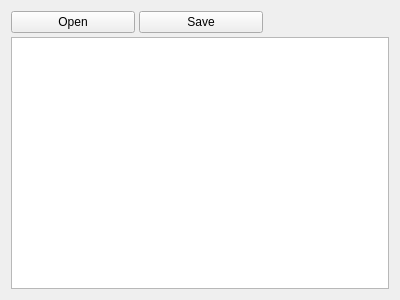
<ui version="4.0" >
 <class>TextEditW</class>
 <widget class="QWidget" name="TextEditW" >
  <property name="geometry" >
   <rect>
    <x>0</x>
    <y>0</y>
    <width>400</width>
    <height>300</height>
   </rect>
  </property>
  <property name="windowTitle" >
   <string>Form</string>
  </property>
  <layout class="QGridLayout" >
   <item row="0" column="0" >
    <layout class="QVBoxLayout" >
     <property name="spacing" >
      <number>4</number>
     </property>
     <item>
      <layout class="QHBoxLayout" >
       <property name="spacing" >
        <number>4</number>
       </property>
       <item>
        <widget class="QPushButton" name="openButton" >
         <property name="minimumSize" >
          <size>
           <width>124</width>
           <height>0</height>
          </size>
         </property>
         <property name="maximumSize" >
          <size>
           <width>124</width>
           <height>24</height>
          </size>
         </property>
         <property name="baseSize" >
          <size>
           <width>128</width>
           <height>24</height>
          </size>
         </property>
         <property name="toolTip" >
          <string/>
         </property>
         <property name="text" >
          <string>Open</string>
         </property>
         <property name="icon" >
          <iconset resource="application.qrc" >:/cr32-action-fileopen.png</iconset>
         </property>
        </widget>
       </item>
       <item>
        <widget class="QPushButton" name="saveButton" >
         <property name="minimumSize" >
          <size>
           <width>124</width>
           <height>0</height>
          </size>
         </property>
         <property name="maximumSize" >
          <size>
           <width>128</width>
           <height>24</height>
          </size>
         </property>
         <property name="baseSize" >
          <size>
           <width>128</width>
           <height>24</height>
          </size>
         </property>
         <property name="toolTip" >
          <string/>
         </property>
         <property name="text" >
          <string>Save</string>
         </property>
         <property name="icon" >
          <iconset resource="application.qrc" >:/cr32-action-filesave.png</iconset>
         </property>
        </widget>
       </item>
       <item>
        <spacer>
         <property name="orientation" >
          <enum>Qt::Horizontal</enum>
         </property>
         <property name="sizeHint" >
          <size>
           <width>40</width>
           <height>20</height>
          </size>
         </property>
        </spacer>
       </item>
      </layout>
     </item>
     <item>
      <widget class="QTextEdit" name="textEdit" >
       <property name="html" >
        <string>&lt;html>&lt;head>&lt;meta name="qrichtext" content="1" />&lt;style type="text/css">
p, li { white-space: pre-wrap; }
&lt;/style>&lt;/head>&lt;body style=" font-family:'Sans Serif'; font-size:9pt; font-weight:400; font-style:normal;">
&lt;p style="-qt-paragraph-type:empty; margin-top:0px; margin-bottom:0px; margin-left:0px; margin-right:0px; -qt-block-indent:0; text-indent:0px;">&lt;/p>&lt;/body>&lt;/html></string>
       </property>
      </widget>
     </item>
    </layout>
   </item>
  </layout>
 </widget>
 <resources>
  <include location="application.qrc" />
 </resources>
 <connections/>
</ui>
